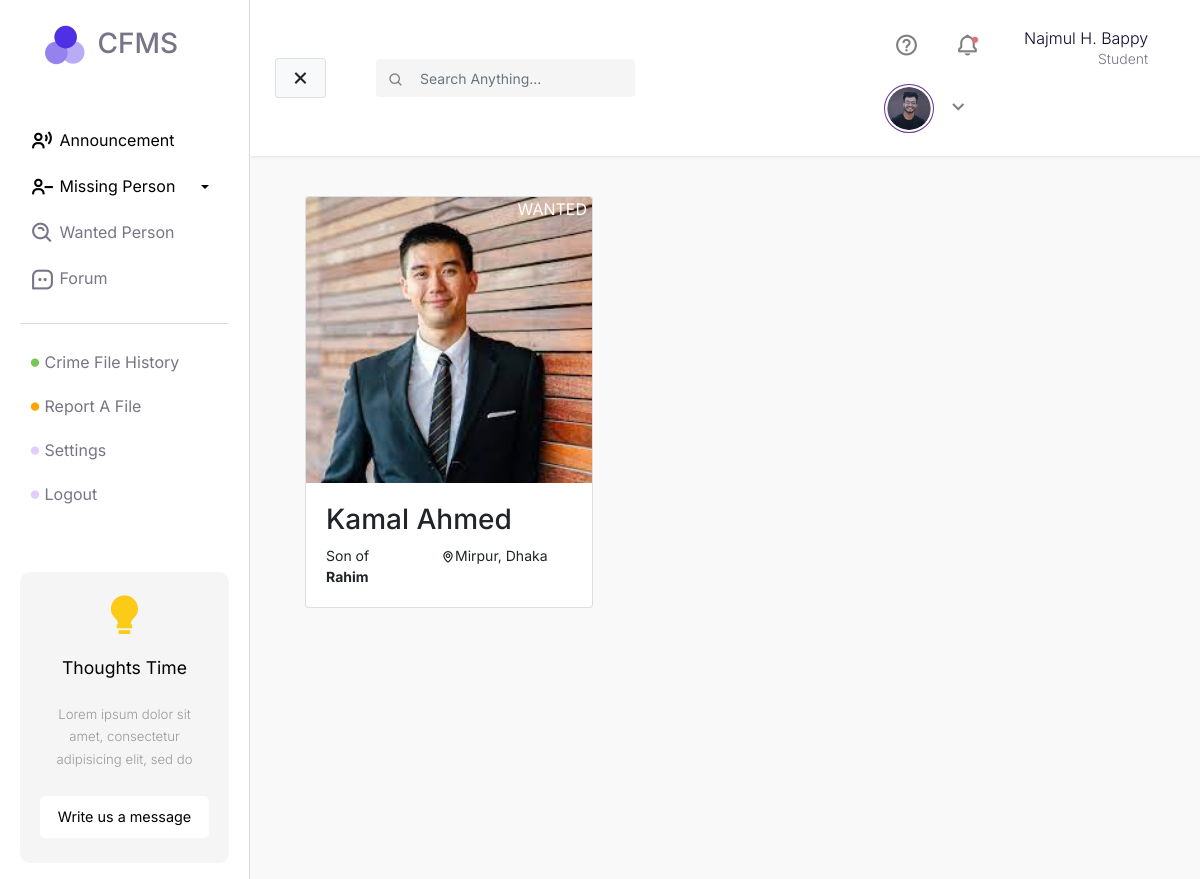
The app's page /wanted-person/ (signed in) with its own data.
### core/models.py (models this page shows)
class User(AbstractUser):
    email = models.EmailField(unique=True)
    nid = models.CharField(unique=True, max_length=20)

### wantedPerson/models.py (models this page shows)
class wantedPerson(models.Model):
    STATUS_ARRESTED = "ARRESTED"
    STATUS_WANTED = "WANTED"
    STATUS_CHOICES = [
        (STATUS_ARRESTED, 'Arrested'),
        (STATUS_WANTED, 'Wanted')
    ]
    user = models.ForeignKey(settings.AUTH_USER_MODEL, on_delete=models.PROTECT)
    name = models.CharField(max_length=255)
    address = models.CharField(max_length=255)
    fathersName = models.CharField(max_length=255)
    reason = models.CharField(max_length=255)
    status = models.CharField(choices=STATUS_CHOICES, max_length=10, default=STATUS_WANTED)
    photo = models.ImageField(upload_to='wanted-person', null=True)
    nid_birthid = models.CharField(max_length=255)

### wantedPerson/views.py (the view)
# urls.py: path('', views.wantedPersonView, name="wantedPerson"),
def wantedPersonView(request):
    wantedPersons = wantedPerson.objects.all()
    context = {
        "wantedPersons": wantedPersons,
    }
    return render(request, 'wanted-person.html', context)

### templates/wanted-person.html (shortened to what this page needs)
{% extends "base.html" %} {% block css %} {% load static %}
<link rel="stylesheet" href="{% static 'css/style.css' %}" />
{% endblock %} {% block main %}
<div id="main-wrapper" class="container missing-page">
  <div class="row">
    {% if wantedPersons %}
    <div>
      {% for person in wantedPersons %}
      <div class="col-md-3 person">
        <a href="">
          <div class="card" style="width: 18rem">
            <img
              class="card-img-top"
              src="{{ person.photo.url }}"
              alt="Card image cap"
            />
            <div class="status">{{person.status}}</div>
            <div class="card-body">
              <h3 class="card-text">{{ person.name }}</h3>
              <div class="row person-basic-info" style="font-size: 14px">
                <div class="col-5">
                  Son of <strong>{{person.fathersName}}</strong>
                </div>
                <div class="col-7">
                  <i class="bx bx-map"></i>{{person.address}}
                </div>
              </div>
            </div>
          </div>
        </a>
      </div>
    </div>
    {% endfor %} {% else %}
    <div>
      <h2>No person in the list</h2>
    </div>
    {% endif %}
  </div>
  {% endblock %}

### templates/base.html (shortened to what this page needs)
<!DOCTYPE html>
<html lang="en">
  <head>
    {% load static %}
    <link
      href="https://unpkg.com/boxicons@2.1.1/css/boxicons.min.css"
      rel="stylesheet"
    />
    <link
      rel="stylesheet"
      href="https://stackpath.bootstrapcdn.com/bootstrap/4.1.0/css/bootstrap.min.css"
    />
    <link
      rel="stylesheet"
      href="https://cdn.jsdelivr.net/npm/boxicons@latest/css/boxicons.min.css"
    />
    <link
      rel="stylesheet"
      href="https://cdnjs.cloudflare.com/ajax/libs/font-awesome/6.0.0/css/all.min.css"
    />
    <link
      rel="stylesheet"
      href="https://cdn.jsdelivr.net/npm/bootstrap-icons@1.4.1/font/bootstrap-icons.css"
    />
    <link rel="stylesheet" href="{% static 'css/base.css'%}" />
    {% block css %} {% endblock %}
  </head>
  <body>
    <div class="wrapper">
      <nav id="sidebar">
        <div class="sidebar-header">
          <h3>
            <img class="logo" src="{% static 'files/logo.png' %}" alt="" /> CFMS
          </h3>
        </div>
        <ul class="list-unstyled components">
          <li class="active">
            <a href="{% url 'announcementv' %}"
              ><i class="bx bx-user-voice"></i> Announcement</a
            >
          </li>
          <li class="active">
            <a
              href="#missing-person-menu"
              data-toggle="collapse"
              aria-expanded="false"
              class="dropdown-toggle"
              ><i class="bx bx-user-minus"></i> Missing Person</a
            >
          </li>
          <li>
            <a href="{% url 'wantedPerson' %}"
              ><i class="bx bx-search-alt"></i> Wanted Person</a
            >
          </li>
          <li>
            <a href="#"><i class="bx bx-message-square-dots"></i> Forum</a>
          </li>
        </ul>
        <ul class="list-unstyled sidebar-second-part">
          <li>
            <a href="{% url 'fileHistoryView' %}"
              ><i class="crime-history bx bxs-circle"></i> Crime File History</a
            >
          </li>
          <li>
            <a href="{% url 'addFileView' %}"
              ><i class="crime-report bx bxs-circle"></i> Report A File</a
            >
          </li>
          <li>
            <a href="#"><i class="crime-forum bx bxs-circle"></i> Settings</a>
          </li>
          <li>
            {% if request.user.is_authenticated %}
            <a href="{% url 'logoutView' %}"
              ><i class="crime-logout bx bxs-circle"></i> Logout</a
            >
            {% else %}
            <a href="{% url 'loginView' %}"
              ><i class="crime-logout bx bxs-circle"></i> Login</a
            >
            {% endif %}
          </li>
        </ul>
        <ul class="list-unstyled CTAs">
          <li>
            <i class="bx bxs-bulb"></i>
          </li>
          <li>
            <p class="title"><strong>Thoughts Time</strong></p>
          </li>
          <li class="text">
            <p>
              Lorem ipsum dolor sit amet, consectetur adipisicing elit, sed do
            </p>
          </li>
          <li>
            <a href="">Write us a message</a>
          </li>
        </ul>
      </nav>
      <div id="content">
        <nav class="navbar navbar-expand-lg navbar-light sticky-top">
          <div class="container-fluid">
            <button type="button" id="sidebarCollapse" class="btn btn-light">
              <i id="menu-collapse-button" class="bx bx-x"></i>
            </button>
            <div class="input-group top-search-form">
              <div class="input-group-prepend">
                <button class="btn btn-outline-light" type="button">
                  <i class="bx bx-search" style="color: gray"></i>
                </button>
              </div>
              <form action="post">
                <input
                  type="text"
                  class="form-control"
                  placeholder="Search Anything..."
                  aria-label=""
                  aria-describedby="basic-addon1"
                />
              </form>
            </div>
            <div class="collapse navbar-collapse" id="navbarSupportedContent">
              <ul class="nav navbar-nav ml-auto">
                <li class="nav-item">
                  <a class="nav-link" href="#"
                    ><i class="bx bx-help-circle"></i
                  ></a>
                </li>
                {% if request.user.is_authenticated %}
                <li class="nav-item">
                  <a class="nav-link before-dot" href="#"
                    ><i class="bx bx-bell"></i
                  ></a>
                </li>
                <li class="nav-item">
                  <a class="nav-link"
                    ><p class="name">
                      {{ request.user.first_name }} {{ request.user.last_name }}
                    </p>
                    <p class="profession">Student</p></a
                  >
                </li>
                {% endif %} {% if request.user.is_authenticated %}
                <div class="dropdown nav-link">
                  <a
                    class="row top-profile-btn"
                    type="button"
                    id="dropdownMenuButton"
                    data-toggle="dropdown"
                    aria-haspopup="true"
                    aria-expanded="false"
                  >
                    <div class="col-md-4">
                      <img src="{% static 'files/profile-pic.png' %}" alt="" />
                    </div>
                    <div class="col-md-2">
                      <i class="bx bx-chevron-down"></i>
                    </div>
                  </a>
                </div>
                {% else %}
                <a href="{% url 'loginView' %}" class="btn btn-secondary"
                  >Login</a
                >
                {% endif %}
              </ul>
            </div>
          </div>
        </nav>
        <div class="main-body">
          <div class="body-content">{% block main %} {% endblock %}</div>
        </div>
      </div>
    </div>
  </body>
</html>

### static/css/base.css (style rules this page uses)
body { font-family: "Inter", sans-serif; background-color: #fff; }
i { vertical-align: middle; }
p { font-family: "Inter", sans-serif; font-size: 1.1em; font-weight: 300; line-height: 1.7em; color: #999; }
a, a:hover, a:focus { color: inherit; text-decoration: none; transition: all 0.3s; }
.navbar { padding: 15px 10px; background: #fff; border: none; border-radius: 0; box-shadow: 1px 1px 3px rgba(0, 0, 0, 0.1); }
.navbar-nav { align-items: center; }
.nav-link i { font-size: 25px; margin: 5px; padding: 5px; }
.before-dot { position: relative; }
.before-dot::before { content: "•"; color: #d8727d; text-shadow: #d8727d 0 0 2px; position: absolute; font-size: 18px; top: 10px; right: 18px; }
.top-profile-btn { cursor: pointer; }
.nav-link .name { margin: 0; margin-left: 18px; font-size: 16px; text-align: right; color: #0d062d; }
.nav-link .profession { margin: 0; line-height: 1; text-align: right; font-size: 14px; color: #787486; }
a.top-profile-btn { max-width: 400px; }
a.top-profile-btn img { max-width: 50px; border-radius: 50%; border: 1px solid rebeccapurple; padding: 2px; }
.top-search-form { max-width: 500px; margin-left: 50px; }
.top-search-form input { border: none; background-color: #f5f5f5; font-size: 14px; color: #787486; padding: 10px 5px; }
.top-search-form button { font-size: 16px; background-color: #f5f5f5; cursor: default !important; border: none; }
.wrapper { display: flex; width: 100%; align-items: stretch; }
#sidebar { min-width: 250px; max-width: 250px; background: #fff; color: #787486; transition: all 0.3s; padding: 0 20px; border-right: 1px solid #dbdbdb; }
#sidebar .sidebar-header { padding: 20px; background: #fff; }
#sidebar .sidebar-header .logo { max-width: 50px; }
#sidebar ul.components { padding: 20px 0; border-bottom: 1px solid #dbdbdb; }
#sidebar ul p { padding: 10px; }
#sidebar ul li a { padding: 10px; font-size: 16px; display: block; }
#sidebarCollapse { border-color: rgba(0, 0, 0, 0.1); }
#sidebarCollapse i { font-size: 25px; }
#sidebar ul li.active > a, a[aria-expanded="true"] { color: #000; }
a[data-toggle="collapse"] { position: relative; }
.dropdown-toggle::after { display: block; position: absolute; top: 50%; right: 20px; transform: translateY(-50%); }
ul li i { font-size: 25px; }
.sidebar-second-part li i { font-size: 10px; }
.sidebar-second-part li i.crime-history { color: #7ac555; }
.sidebar-second-part li i.crime-report { color: #ffa500; }
.sidebar-second-part li i.crime-forum { color: #e4ccfd; }
.sidebar-second-part li i.crime-logout { color: #e4ccfd; }
ul.CTAs { padding: 20px; margin-top: 7vh; border-radius: 10px; }
ul.CTAs a { text-align: center; font-size: 0.9em !important; display: block; border-radius: 5px; margin-bottom: 5px; background-color: #fff; color: #000000; font-size: 14px; }
ul.CTAs .title { text-align: center; color: #000; padding: 0; margin: 0; }
ul.CTAs .text { font-size: 12px; color: #000; text-align: center; }
ul.CTAs i { text-align: center; font-size: 2.9em !important; display: block; border-radius: 5px; margin-bottom: 5px; color: #fbcb18; }
ul.CTAs { background-color: #f5f5f5; }
#content { width: 100%; min-height: 100vh; transition: all 0.3s; background-color: #f9f9f9; }
.main-body .body-content { padding: 40px 40px; }

### static/css/style.css (style rules this page uses)
.main-body { background-color: #f9f9f9; }
.missing-page .person img { position: relative; }
.missing-page .person .status { position: absolute; top: 0; right: 0; color: #fff; padding: 0 5px; }

### records on screen
User: user.first_name "Najmul H.", user.last_name "Bappy"
wantedPerson: photo (picture), status "WANTED", name "Kamal Ahmed", fathersName "Rahim", address "Mirpur, Dhaka"
